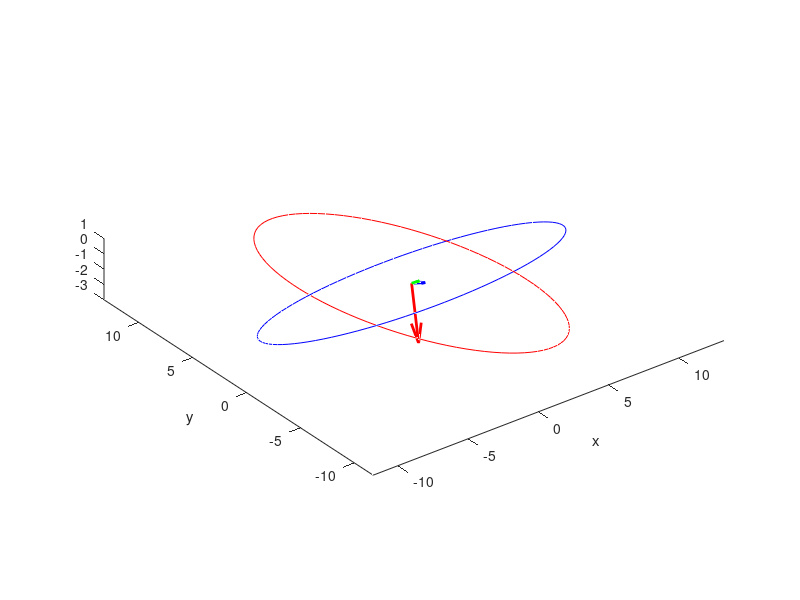

The MATLAB source for this figure:
 clear all;
 close all;
figure(3);
clf;
% Create some random data
s = [1 2 3];
x = randn(1000,1);
y1 = normrnd(s(1).*x,1);
y2 = normrnd(s(2).*x,1);
y3 = normrnd(s(3).*x,1);

data = [y1 y2 y3];
data = bsxfun(@minus, data, mean(data,1));

%%%covariance (1,1) = 0.49295262951053986;
%%%covariance (1,2) = -1.1041786693810078;
%%%covariance (1,3) = -1.1271866935107637;
%%%covariance (2,1) = 0.;
%%%covariance (2,2) = 4.6631082162613923E-006;
%%%covariance (2,3) = 4.7602744714468406E-006;
%%%covariance (3,1) = 0.;
%%%covariance (3,2) = 0.15179244040993042;    
%%%covariance (3,3) = -6.0080879950347957E-002;
%%%covariance (4,1) = 0.24647631475526993;
%%%covariance (4,2) = -1.4012183008461168;    
%%%covariance (4,3) = -1.4304158078899687;      
%%%covariance (5,1) = 0.;
%%%covariance (5,2) = 2.0602651198807181E-004;
%%%covariance (5,3) = 2.1031953366168224E-004;  
%%%covariance (5,1) = 0.;
%%%covariance (5,2) = 7.5896220204965212E-002;
%%%covariance (5,3) = -3.0040439975173978E-002; 

% Calculate the eigenvectors and eigenvalues
covariance = cov(data);

[u s v] = svd(covariance);

%u
%s
%v

%% v(1,1) = -0.19335805;
%% v(2,1) =  0.68781201;
%% v(3,1) =  0.69966228;
%% v(1,2) =  0.97706422;
%% v(2,2) =  0.19983067;
%% v(3,2) =  0.07357450;
%% v(1,3) = -0.08920856;
%% v(2,3) =  0.69784121;
%% v(3,3) = -0.71067537;
%% s(1,1) = 2.59900949 ;
%% s(2,2) = 0.23109584 ;
%% s(3,3) = 0.16755044 ;

%% s
%% v

% Get the largest eigenvector and eigenvalue 
largest_eigenvec = v(:,1);
largest_eigenval = s(1,1);

% Get the second largest eigenvector and eigenvalue

middle_eigenvec = v(:,2);
middle_eigenval = s(2,2);

% Get the smallest eigenvector and eigenvalue

smallest_eigenvec = v(:,3);
smallest_eigenval = s(3,3);

% Calculate the angle between the x-axis and the largest eigenvector
phi12 = atan2(largest_eigenvec(2), largest_eigenvec(1));
phi13 = atan2(largest_eigenvec(3), largest_eigenvec(1));
phi23 = atan2(largest_eigenvec(3), largest_eigenvec(2));


% This angle is between -pi and pi.
% Let's shift it such that the angle is between 0 and 2pi
if(phi12 < 0)
    phi12 = phi12 + 2*pi;
end

if(phi13 < 0)
    phi13 = phi13 + 2*pi;
end

if(phi23 < 0)
    phi23 = phi23 + 2*pi;
end

ans = phi12 * 180/pi 
ans = phi13 * 180/pi 
ans = phi23 * 180/pi 

% Get the coordinates of the data mean
avg = mean(data);

% Get the 95% confidence interval error ellipse
chisquare_val = 2.832;
alpha_grid = linspace(-pi,pi);
beta_grid = linspace(-pi/2,pi/2);
gamma_grid = linspace(-pi/2,pi/2);

X0=avg(1);
Y0=avg(2);
Y1=avg(3);

%ans = sqrt(largest_eigenval)
%ans = sqrt(middle_eigenval)
%ans = sqrt(smallest_eigenval)

a=chisquare_val*sqrt(largest_eigenval) ;
b=chisquare_val*sqrt(middle_eigenval) ;
c=chisquare_val*sqrt(smallest_eigenval) ;
%

% the ellipse in x and y coordinates 
ellipse_x_r  = a*cos( alpha_grid );
ellipse_y_r  = b*sin(alpha_grid);
ellipse_z_r  = c*sin( alpha_grid );

phi12 = 0;
%Projection operator on XY
% v = [largest_eigenvec middle_eigenvec smallest_eigenvec];
R12 = [cos(phi12) sin(phi12) 0; sin(phi12) -cos(phi12) 0; 0 0 0];
R13 = [cos(phi13) sin(phi13) 0; sin(phi13) -cos(phi13) 0; 0 0 0];
R23 = [cos(phi23) sin(phi23) 0; sin(phi23) -cos(phi23) 0; 0 0 0];

alpha = atan2(v(1,3),-v(2,3));
alpha*180/pi
alpha = 0;
beta  = acos (v(3,3));
beta*180/pi
%beta = 0;
gamma = atan2(v(3,1),v(3,2));
gamma*180/pi
%gamma = 0;

%if(alpha < 0) 
%alpha = alpha + 2*pi ;
%end
%if(beta < 0) 
%beta = beta + 2*pi ;
%end
%if(gamma < 0) 
%gamma = alpha + 2*pi ;
%end
%if(alpha >= 2*pi) 
%alpha = alpha - pi ;
%end
%if(beta >= 2*pi) 
%beta = beta - pi ;
%end
%if(gamma >= 2*pi) 
%gamma = gamma - pi ;
%end


%zxz 
rot = [(cos(alpha)*cos(gamma)-cos(beta)*sin(alpha)*sin(gamma)) (-cos(alpha)*sin(gamma)-cos(beta)*cos(gamma)*sin(alpha)) sin(alpha)*sin(beta);
       (cos(gamma)*sin(alpha)+cos(alpha)*cos(beta)*sin(gamma)) (cos(alpha)*cos(beta)*cos(gamma)-sin(alpha)*sin(gamma)) -cos(alpha)*sin(beta);
        sin(beta)*sin(gamma) cos(gamma)*sin(beta) cos(beta) ]

v * rot'
v * R12

%rot= [cos(gamma) -sin(gamma) 0;
%      cos(beta)*sin(gamma) cos(beta)*cos(gamma) -sin(beta);
%      sin(beta)*sin(gamma) cos(gamma)*sin(beta) cos(beta) ]'

% Draw the error ellipse
r_ellipse = (R12*[ellipse_x_r;ellipse_y_r;ellipse_z_r])';
plot3(r_ellipse(:,1) + X0,r_ellipse(:,2) + Y0,r_ellipse(:,3) + Y1,'-b');
hold on

r0 = ([ellipse_x_r;ellipse_y_r;ellipse_z_r]'*rot);
plot3(r0(:,1) + X0,r0(:,2) + Y0,r0(:,3) + Y1,'-r')
hold on

% Plot the original data
%plot3(data(:,1), data(:,2), data(:,3), '.')'';
mindata = min(min(data));
maxdata = max(max(data));
xlim([mindata-3, maxdata+3]);
ylim([mindata-3, maxdata+3]);
daspect([1 1 1]);
hold on;

% c=chisquare_val*(smallest_eigenval);
% c=chisquare_val*(smallest_eigenval);

% ellipsoid(0.,0.,0.,c,b,a)


% Plot the eigenvectors
quiver3(X0, Y0, Y1, largest_eigenvec(1)*sqrt(largest_eigenval), largest_eigenvec(2)*sqrt(largest_eigenval), largest_eigenvec(3)*sqrt(largest_eigenval),'-r', 'LineWidth',2);
quiver3(X0, Y0, Y1, smallest_eigenvec(1)*sqrt(smallest_eigenval), smallest_eigenvec(2)*sqrt(smallest_eigenval), smallest_eigenvec(3)*sqrt(smallest_eigenval),'-g', 'LineWidth',2);
quiver3(X0, Y0, Y1, middle_eigenvec(1)*sqrt(middle_eigenval), middle_eigenvec(2)*sqrt(middle_eigenval), middle_eigenvec(3)*sqrt(middle_eigenval),'-b', 'LineWidth',2);
hold on;

% Set the axis labels
hXLabel = xlabel('x');
hYLabel = ylabel('y');


% r_ellipse = [ellipse_x_r;ellipse_y_r;ellipse_z_r]' * R12;
% plot3(r_ellipse(:,1) + X0,r_ellipse(:,2) + Y0,r_ellipse(:,3) + Y1,'-r')
% r_ellipse = [ellipse_x_r;ellipse_y_r;ellipse_z_r]' * R13;
% plot3(r_ellipse(:,1) + X0,r_ellipse(:,2) + Y0,r_ellipse(:,3) + Y1,'-g')
% r_ellipse = [ellipse_x_r;ellipse_y_r;ellipse_z_r]' * R23;
% plot3(r_ellipse(:,1) + X0,r_ellipse(:,2) + Y0,r_ellipse(:,3) + Y1,'-b')
% daspect([1 1 1]);


% For a specific level of standard deviation, scale the covariance matrix:
% 
% STD = 2;                     %# 2 standard deviations
% conf = 2*normcdf(STD)-1;     %# covers around 95% of population
% scale = chi2inv(conf,2);     %# inverse chi-squared with dof=#dimensions
% 
% Cov = cov(X0) * scale;
% [V D] = eig(Cov);

